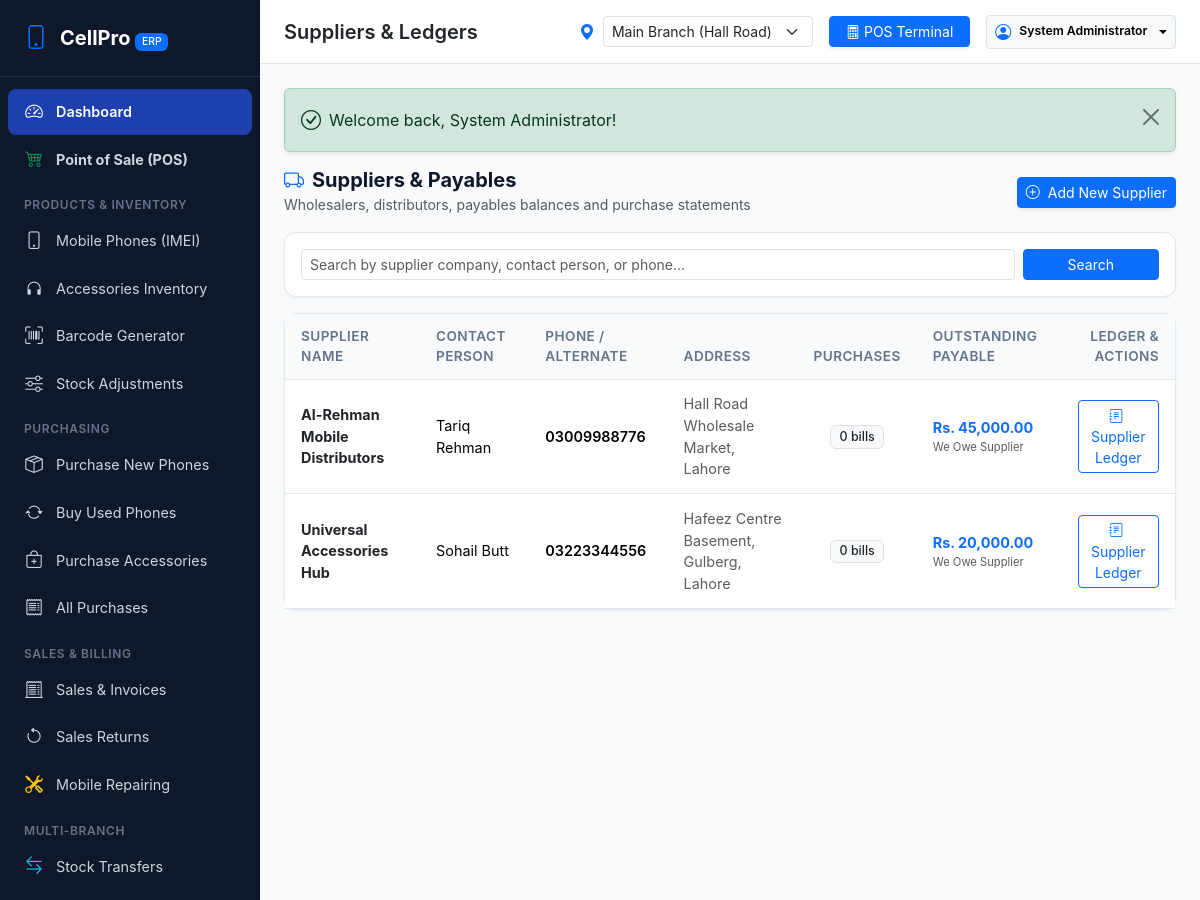
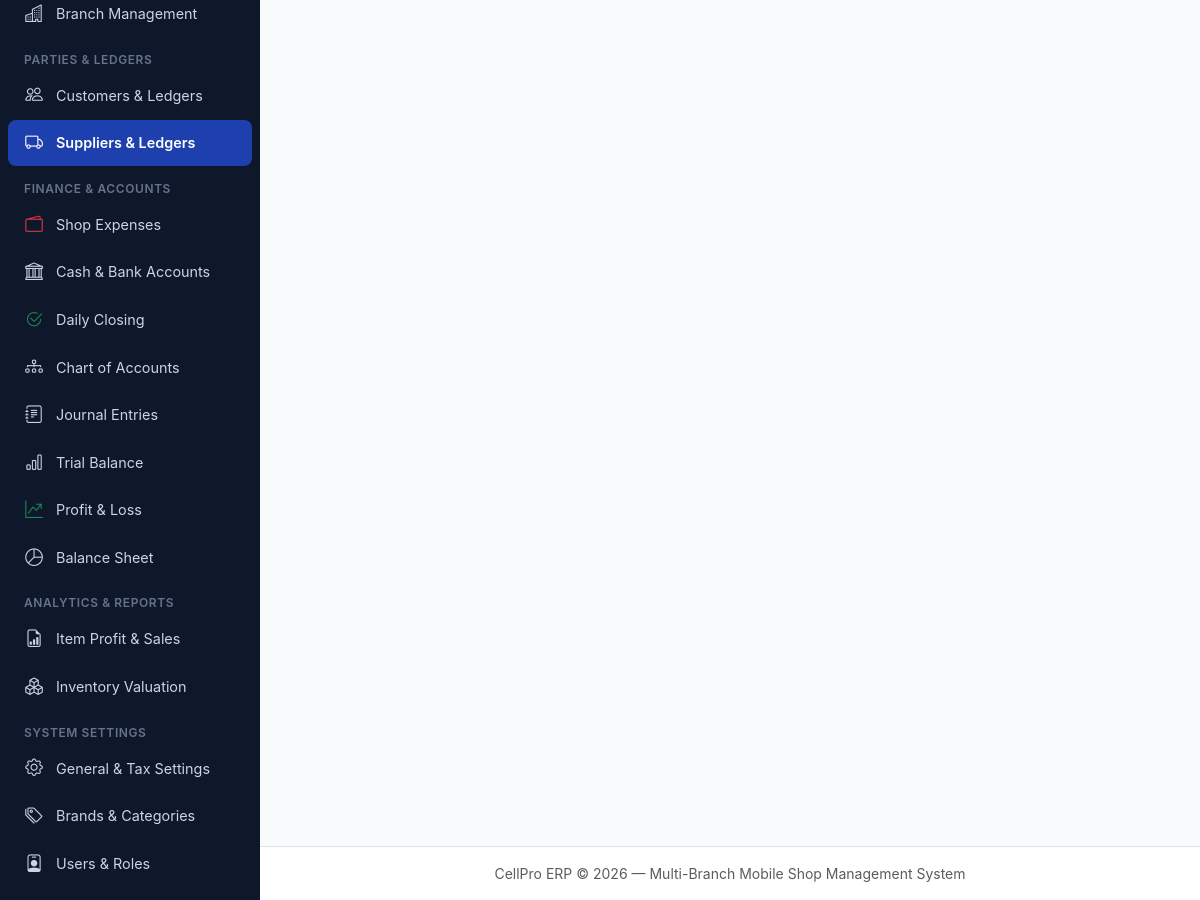
Screenshot of /suppliers/index.php (signed in) with the database file from the repository (2 pictures, top to bottom).
### tables this page shows
CREATE TABLE suppliers (
    id INT AUTO_INCREMENT PRIMARY KEY,
    name VARCHAR(150) NOT NULL,
    contact_person VARCHAR(100) DEFAULT NULL,
    phone VARCHAR(30) NOT NULL,
    alt_phone VARCHAR(30) DEFAULT NULL,
    email VARCHAR(100) DEFAULT NULL,
    address TEXT DEFAULT NULL,
    opening_balance DECIMAL(12,2) DEFAULT 0.00,
    current_balance DECIMAL(12,2) DEFAULT 0.00,  
    remarks TEXT DEFAULT NULL,
    created_at TIMESTAMP DEFAULT CURRENT_TIMESTAMP,
    updated_at TIMESTAMP DEFAULT CURRENT_TIMESTAMP ON UPDATE CURRENT_TIMESTAMP,
    INDEX idx_supp_phone (phone)
);

### suppliers/index.php (the view, shortened to what this page needs)
<?php
require_once __DIR__ . '/../includes/header.php';
$search = trim($_GET['search'] ?? '');
$sql = "SELECT s.*,
               (SELECT COUNT(id) FROM purchases WHERE supplier_id = s.id) as total_purchases
        FROM suppliers s
        WHERE 1=1";
$params = [];
$sql .= " ORDER BY s.name ASC";
$stmt = $pdo->prepare($sql);
$stmt->execute($params);
$suppliers = $stmt->fetchAll();
?>
<div class="d-flex justify-content-between align-items-center mb-3">
    <div>
        <h5 class="fw-bold m-0"><i class="bi bi-truck text-primary me-2"></i>Suppliers & Payables</h5>
        <small class="text-muted">Wholesalers, distributors, payables balances and purchase statements</small>
    </div>
    <button type="button" class="btn btn-primary btn-sm shadow-sm" data-toggle-panel="panel-new-supplier">
        <i class="bi bi-plus-circle me-1"></i> Add New Supplier
    </button>
</div>
<div class="card mb-3">
    <div class="card-body p-3">
        <form method="GET" class="row g-2">
            <div class="col-12 col-md-10">
                <input type="text" name="search" class="form-control form-control-sm" placeholder="Search by supplier company, contact person, or phone..." value="<?= htmlspecialchars($search) ?>">
            </div>
            <div class="col-12 col-md-2">
                <button type="submit" class="btn btn-sm btn-primary w-100">Search</button>
            </div>
        </form>
    </div>
</div>
<div class="card">
    <div class="card-body p-0">
        <?php if (empty($suppliers)): ?>
            <div class="text-center py-5 text-muted">
                <i class="bi bi-truck fs-1 mb-2 d-block opacity-50"></i>
                No suppliers found. Click <strong>Add New Supplier</strong> to register a vendor.
            </div>
        <?php else: ?>
            <div class="table-responsive">
                <table class="table table-hover align-middle mb-0">
                    <thead>
                        <tr>
                            <th>Supplier Name</th>
                            <th>Contact Person</th>
                            <th>Phone / Alternate</th>
                            <th>Address</th>
                            <th class="text-center">Purchases</th>
                            <th>Outstanding Payable</th>
                            <th class="text-end">Ledger & Actions</th>
                        </tr>
                    </thead>
                    <tbody>
                        <?php foreach ($suppliers as $s): ?>
                            <tr>
                                <td>
                                    <div class="fw-bold text-dark"><?= htmlspecialchars($s['name']) ?></div>
                                </td>
                                <td><?= htmlspecialchars($s['contact_person'] ?: '-') ?></td>
                                <td>
                                    <div class="fw-semibold"><?= htmlspecialchars($s['phone']) ?></div>
                                </td>
                                <td class="small text-muted"><?= htmlspecialchars($s['address'] ?: '-') ?></td>
                                <td class="text-center">
                                    <span class="badge bg-light text-dark border"><?= $s['total_purchases'] ?> bills</span>
                                </td>
                                <td>
                                    <?php if ($s['current_balance'] > 0): ?>
                                        <span class="fw-bold text-primary"><?= formatCurrency($s['current_balance']) ?></span>
                                        <small class="text-muted d-block" style="font-size:0.7rem;">We Owe Supplier</small>
                                    <?php elseif ($s['current_balance'] < 0): ?>
                                        <span class="fw-bold text-success"><?= formatCurrency(abs($s['current_balance'])) ?></span>
                                        <small class="text-success d-block" style="font-size:0.7rem;">Advance Paid</small>
                                    <?php else: ?>
                                        <span class="text-muted fw-semibold">Rs. 0.00</span>
                                    <?php endif; ?>
                                </td>
                                <td class="text-end">
                                    <a href="<?= BASE_URL ?>suppliers/ledger.php?id=<?= $s['id'] ?>" class="btn btn-sm btn-outline-primary">
                                        <i class="bi bi-journal-text me-1"></i> Supplier Ledger
                                    </a>
                                </td>
                            </tr>
                        <?php endforeach; ?>
                    </tbody>
                </table>
            </div>
        <?php endif; ?>
    </div>
</div>
<?php require_once __DIR__ . '/../includes/footer.php'; ?>

### assets/css/style.css (style rules this page uses)
:root { --cp-primary: #1e40af; --cp-primary-hover: #1d4ed8; --cp-secondary: #475569; --cp-success: #059669; --cp-info: #0284c7; --cp-warning: #d97706; --cp-danger: #dc2626; --cp-bg: #f8fafc; --cp-card-bg: #ffffff; --cp-border: #e2e8f0; --cp-text-main: #0f172a; --cp-text-muted: #64748b; --cp-sidebar-width: 260px; --cp-header-height: 64px; }
body { font-family: -apple-system, BlinkMacSystemFont, "Segoe UI", Roboto, Helvetica, Arial, sans-serif; background-color: var(--cp-bg); color: var(--cp-text-main); min-height: 100vh; overflow-x: hidden; }
.card { background: var(--cp-card-bg); border: 1px solid var(--cp-border); border-radius: 0.75rem; box-shadow: 0 1px 3px 0 rgba(0, 0, 0, 0.05); margin-bottom: 1.25rem; }
.table { margin-bottom: 0; }
.table th { font-weight: 600; font-size: 0.85rem; text-transform: uppercase; letter-spacing: 0.03em; color: var(--cp-text-muted); background: #f8fafc; border-bottom: 1px solid var(--cp-border); padding: 0.75rem 1rem; }
.table td { padding: 0.85rem 1rem; vertical-align: middle; font-size: 0.9rem; border-bottom: 1px solid var(--cp-border); }
.badge { font-weight: 500; padding: 0.35em 0.65em; font-size: 0.78rem; border-radius: 0.375rem; }

### rows the page displays
suppliers: name "Al-Rehman Mobile Distributors", contact_person "Tariq Rehman", phone "03009988776", address "Hall Road Wholesale Market, Lahore", total_purchases "0", current_balance "Rs. 45,000.00"
suppliers: name "Universal Accessories Hub", contact_person "Sohail Butt", phone "03223344556", address "Hafeez Centre Basement, Gulberg, Lahore", total_purchases "0", current_balance "Rs. 20,000.00"

### other values shown
$page_title "Suppliers & Ledgers"
$user['name'] "System Administrator"
$f['message'] "Welcome back, System Administrator!"
form field value "Main Branch (Hall Road)"
